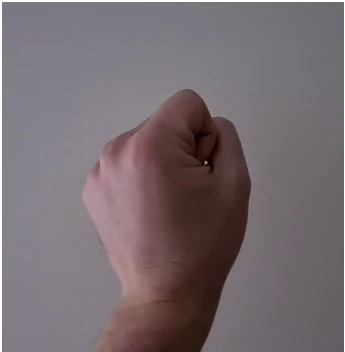
#> input picture FeatureExtraction/ImageSim/inputImages/fist/fist00.jpg, 345 x 352 px; its folder holds 3 pictures in this run
$ python ImageSim.py
#> lines starting #> are read from the running program, lines starting #| are printed output that depends on the picture
# -*- coding: utf-8 -*-
import numpy as np
import pandas as pd
import matplotlib.pyplot as plt
import cv2
import glob
import random
import shutil
from PIL import Image
from PIL import ImageEnhance
import os


#######################################################################################################
class ImageSim:

    def SimImages(self, features):
        for feature in features:

            def plot_img(images, odir="./DatasetImages/"):
                i = int(len(os.listdir(odir)))
                print(i)
                for img in images:
                    Image.fromarray(img).save(odir + feature + (str(i) + ".jpg"))
                    print("image saved")
                    file_object = open("DatasetImages/mytrain.csv", 'a')
                    file_object.write(feature + str(i) + ".jpg," + str((features.index(feature))) + " \n")
                    file_object.close()
                    i += 1

            #######################################################################################################

            def imageEnhance(img, sel):

                if sel == 1:
                    return np.asarray(ImageEnhance.Contrast(Image.fromarray(img, 'RGB')).enhance(
                        np.random.choice(np.linspace(0.5, 1.5, 5))))
                elif sel == 2:
                    return Image.fromarray(img, 'RGB').rotate(np.random.choice([0, 90, 180, 270]))
                elif sel == 3:
                    return cv2.flip(img, np.random.choice([0, 1, -1])) if np.random.choice([0, 1]) else img
                return img

            def increase_enhance_dataset():
                out = [np.asarray(Image.open(img)) for img in paths]
                # increase and enhance dataset
                for i in range(50):
                    sel = random.randint(0, 4)
                    idx = random.randint(0, len(out) - 1)
                    out.append(np.asarray(imageEnhance(out[idx], sel)))

                # enhance images
                for i in range(1000):
                    sel = random.randint(0, 4)
                    idx = random.randint(0, len(out) - 1)
                    out[idx] = np.asarray(imageEnhance(out[idx], sel))

                return out

            #######################################################################################################

            def moveImages(paths, type):

                i = 0
                for path in paths:
                    print(path)
                    shutil.move(path, "ImageSim/usedImages/" + type + str(i) + ".jpg")
                    i += 1

            #######################################################################################################

            np.random.seed(1)

            paths = glob.glob('./ImageSim/inputImages/' + feature + '/*.jpg', recursive=True)

            if paths:
                out = [np.asarray(Image.open(img)) for img in paths]
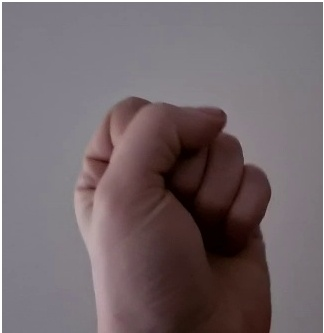
#> input picture FeatureExtraction/ImageSim/inputImages/fist/fist011.jpg, 324 x 333 px
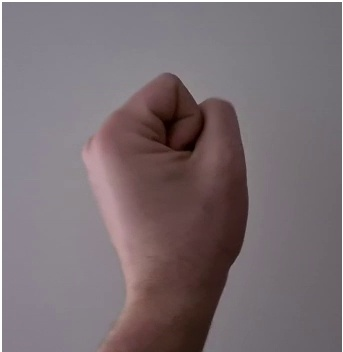
#> input picture FeatureExtraction/ImageSim/inputImages/fist/fist02.jpg, 343 x 352 px
#> out = 3 items
                # increase and enhance dataset
                for i in range(50):
                    sel = random.randint(0, 4)
                    idx = random.randint(0, len(out) - 1)
                    out.append(np.asarray(imageEnhance(out[idx], sel)))
#> this loop made 50 passes
#> idx on passes 1 to 12: 1, 2, 3, 2, 2, 3, 2, 2, 9, 8, 2, 1
#> after the loop, out = 53 items

                # enhance images
                for i in range(1000):
                    sel = random.randint(0, 4)
                    idx = random.randint(0, len(out) - 1)
                    out[idx] = np.asarray(imageEnhance(out[idx], sel))
#> this loop made 1000 passes
#> idx on passes 1 to 3: 5, 43, 45

                plot_img(out)
                moveImages(paths, feature)
            else:
                print("no pictures in folder: " + feature)


if __name__ == '__main__':
    features = ["fist", "palm", "thumb"]
    test = ImageSim()
#> (the run stopped early here; a loop or call above may not have finished)
